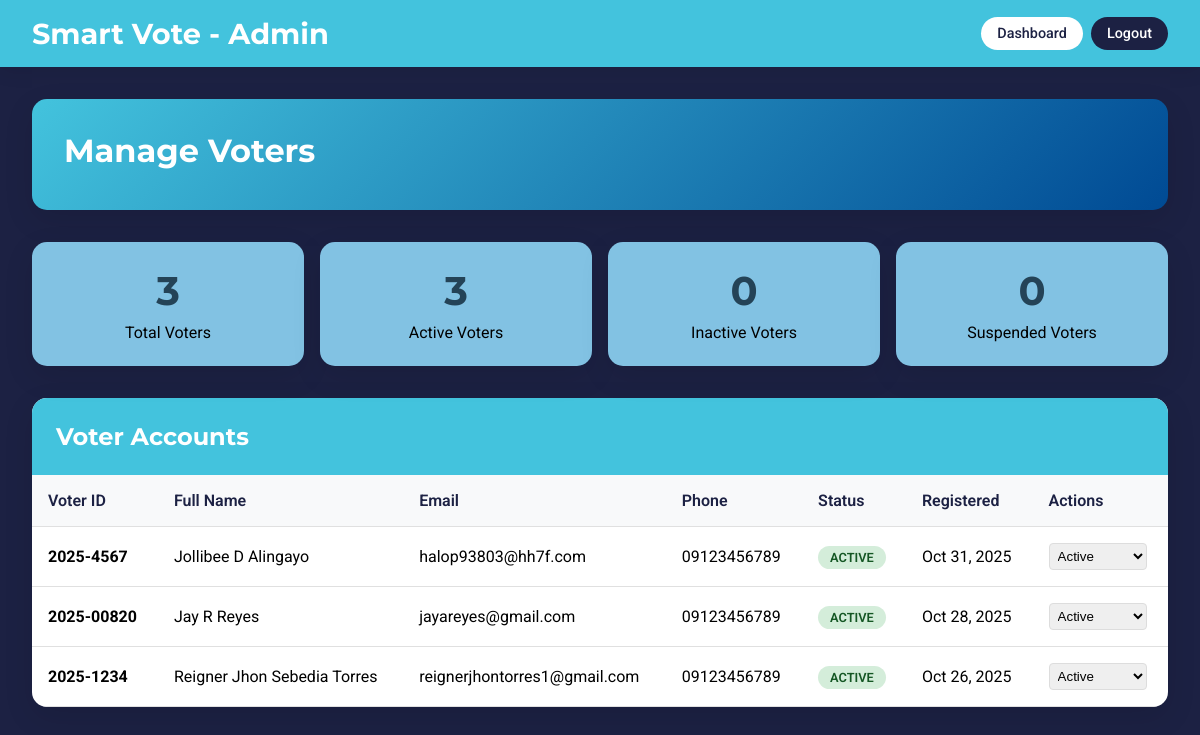
The app's page /admin_voters.php (signed in) with its own data.
### tables this page shows
CREATE TABLE `users` (
  `id` int(11) NOT NULL,
  `voter_id` varchar(50) NOT NULL,
  `first_name` varchar(50) NOT NULL,
  `middle_name` varchar(50) DEFAULT NULL,
  `last_name` varchar(50) NOT NULL,
  `suffix` varchar(10) DEFAULT NULL,
  `email` varchar(100) NOT NULL,
  `phone` varchar(20) DEFAULT NULL,
  `profile_picture` varchar(500) DEFAULT NULL,
  `password_hash` varchar(255) NOT NULL,
  `user_type` enum('student') NOT NULL DEFAULT 'student',
  `status` enum('active','inactive','suspended') DEFAULT 'active',
  `created_at` timestamp NOT NULL DEFAULT current_timestamp(),
  `updated_at` timestamp NOT NULL DEFAULT current_timestamp() ON UPDATE current_timestamp()
);

### classes/UserAuth.php (called while the page is built, shortened)
<?php
require_once 'config/database.php';
class UserAuth {
    private $conn;
    private $table_name = "users";
    public function __construct() {
        $database = new Database();
        $this->conn = $database->getConnection();
    }
    public function getAllUsers() {
        try {
            $query = "SELECT id, voter_id, first_name, middle_name, last_name, suffix, email, phone, profile_picture, user_type, status, created_at
                     FROM " . $this->table_name . " ORDER BY created_at DESC";
            $stmt = $this->conn->prepare($query);
            $stmt->execute();
            $users = $stmt->fetchAll();
            return $users;
        } catch (PDOException $e) {
            return [];
        }
    }
    private function getFullName($first_name, $middle_name, $last_name, $suffix) {
        $name_parts = [$first_name];
        if (!empty($middle_name)) {
            $name_parts[] = $middle_name;
        }
        $name_parts[] = $last_name;
        return implode(' ', $name_parts);
    }
}
?>

### config/database.php (called while the page is built, shortened)
<?php
class Database {
    private $host = 'localhost';
    private $db_name = 'SmartVoteDB';
    private $username = 'root';
    private $password = '';
    public function getConnection() {
        $this->conn = null;
        try {
            $this->conn = new PDO(
                "mysql:host=" . $this->host . ";dbname=" . $this->db_name . ";charset=utf8mb4",
                $this->username,
                $this->password,
                [
                    PDO::ATTR_ERRMODE => PDO::ERRMODE_EXCEPTION,
                    PDO::ATTR_DEFAULT_FETCH_MODE => PDO::FETCH_ASSOC,
                    PDO::ATTR_EMULATE_PREPARES => false
                ]
            );
        } catch(PDOException $exception) {
            echo "Connection error: " . $exception->getMessage();
        }
        return $this->conn;
    }
}
?>

### admin_voters.php (the view, shortened to what this page needs)
<?php
require_once 'config/database.php';
require_once 'classes/UserAuth.php';
$auth = new UserAuth();
$all_users = $auth->getAllUsers();
?>
<!DOCTYPE html>
<html lang="en">
<head>
</head>
<body>
    <nav class="navbar">
        <div class="nav-container">
            <div class="logo">Smart Vote - Admin</div>
            <div class="nav-buttons">
                <a href="admin_dashboard.php" class="nav-btn" style="background: white; color: #1c2143;">Dashboard</a>
                <a href="?logout=1" class="nav-btn logout-btn" onclick="return confirmLogout()">Logout</a>
            </div>
        </div>
    </nav>
    <div class="container">
        <div class="page-header">
            <h1>Manage Voters</h1>
        </div>
        <div class="stats-grid">
            <div class="stat-card">
                <div class="stat-number"><?php echo count($all_users); ?></div>
                <div class="stat-label">Total Voters</div>
            </div>
            <div class="stat-card">
                <div class="stat-number"><?php echo count(array_filter($all_users, function($u) { return $u['status'] === 'active'; })); ?></div>
                <div class="stat-label">Active Voters</div>
            </div>
            <div class="stat-card">
                <div class="stat-number"><?php echo count(array_filter($all_users, function($u) { return $u['status'] === 'inactive'; })); ?></div>
                <div class="stat-label">Inactive Voters</div>
            </div>
            <div class="stat-card">
                <div class="stat-number"><?php echo count(array_filter($all_users, function($u) { return $u['status'] === 'suspended'; })); ?></div>
                <div class="stat-label">Suspended Voters</div>
            </div>
        </div>
        <div class="users-table">
            <div class="table-header">
                <h2>Voter Accounts</h2>
            </div>
            <div class="table-container">
                <?php if (empty($all_users)): ?>
                    <div class="no-users">
                        <h3>No voters found</h3>
                        <p>No voter accounts have been registered yet.</p>
                    </div>
                <?php else: ?>
                    <table>
                        <thead>
                            <tr>
                                <th>Voter ID</th>
                                <th>Full Name</th>
                                <th>Email</th>
                                <th>Phone</th>
                                <th>Status</th>
                                <th>Registered</th>
                                <th>Actions</th>
                            </tr>
                        </thead>
                        <tbody>
                            <?php foreach ($all_users as $user): ?>
                                <tr>
                                    <td><strong><?php echo htmlspecialchars($user['voter_id']); ?></strong></td>
                                    <td><?php echo htmlspecialchars($user['full_name']); ?></td>
                                    <td><?php echo htmlspecialchars($user['email']); ?></td>
                                    <td><?php echo htmlspecialchars($user['phone'] ?: 'Not provided'); ?></td>
                                    <td>
                                        <span class="status-badge status-<?php echo $user['status']; ?>">
                                            <?php echo ucfirst($user['status']); ?>
                                        </span>
                                    </td>
                                    <td><?php echo date('M j, Y', strtotime($user['created_at'])); ?></td>
                                    <td>
                                        <form method="POST" action="" style="display: inline-block;">
                                            <select name="status" onchange="this.form.submit()" style="padding: 4px; border-radius: 4px; border: 1px solid #ddd;">
                                                <option value="active" <?php echo $user['status'] === 'active' ? 'selected' : ''; ?>>Active</option>
                                            </select>
                                        </form>
                                    </td>
                                </tr>
                            <?php endforeach; ?>
                        </tbody>
                    </table>
                <?php endif; ?>
            </div>
        </div>
    </div>
</body>
</html>

### admin_voters.php (style rules this page uses)
* { margin: 0; padding: 0; box-sizing: border-box; }
body { font-family: 'Roboto', sans-serif; background: #1c2143; min-height: 100vh; }
.navbar { background: #43c3dd; padding: 1rem 0; box-shadow: 0 2px 20px rgba(0, 0, 0, 0.1); position: sticky; top: 0; z-index: 1000; }
.nav-container { max-width: 1200px; margin: 0 auto; display: flex; justify-content: space-between; align-items: center; padding: 0 2rem; }
.logo { font-family: 'Montserrat', sans-serif; font-size: 1.8rem; font-weight: 700; color: white; }
.nav-buttons { display: flex; gap: 0.5rem; align-items: center; }
.nav-btn { padding: 8px 16px; border-radius: 20px; text-decoration: none; font-size: 0.9rem; font-weight: 500; transition: all 0.3s ease; }
.logout-btn { background: #1c2143; color: white; }
.container { max-width: 1200px; margin: 0 auto; padding: 2rem; }
.page-header { background: linear-gradient(135deg, #43c3dd, #004a94); color: white; padding: 2rem; border-radius: 15px; box-shadow: 0 10px 30px rgba(0, 0, 0, 0.1); margin-bottom: 2rem; }
.page-header h1 { font-family: 'Montserrat', sans-serif; font-size: 2rem; color: #ffffff; margin-bottom: 0.5rem; }
.stats-grid { display: grid; grid-template-columns: repeat(auto-fit, minmax(200px, 1fr)); gap: 1rem; margin-bottom: 2rem; }
.stat-card { background: #82C2E3; padding: 1.5rem; border-radius: 15px; box-shadow: 0 10px 30px rgba(0, 0, 0, 0.1); text-align: center; }
.stat-number { font-family: 'Montserrat', sans-serif; font-size: 2.5rem; font-weight: 700; color: #244357; margin-bottom: 0.5rem; }
.stat-label { color: black; font-size: 1rem; }
.users-table { background: white; border-radius: 15px; box-shadow: 0 10px 30px rgba(0, 0, 0, 0.1); overflow: hidden; }
.table-header { background: #43c3dd; color: white; padding: 1.5rem; }
.table-header h2 { font-family: 'Montserrat', sans-serif; font-size: 1.5rem; margin: 0; }
.table-container { overflow-x: auto; }
table { width: 100%; border-collapse: collapse; }
th, td { padding: 1rem; text-align: left; border-bottom: 1px solid #e0e0e0; }
th { background: #f8f9fa; font-weight: 600; color: #1c2143; }
.status-badge { padding: 4px 12px; border-radius: 20px; font-size: 0.8rem; font-weight: 600; text-transform: uppercase; }
.status-active { background: #d4edda; color: #155724; }

### records on screen
users: voter "2025-4567", full_name "Jollibee D Alingayo", email "halop93803@hh7f.com", phone "09123456789", status "ACTIVE", created_at "Oct 31, 2025", status "Active"
users: voter "2025-00820", full_name "Jay R Reyes", email "jayareyes@gmail.com", phone "09123456789", status "ACTIVE", created_at "Oct 28, 2025", status "Active"
users: voter "2025-1234", full_name "Reigner Jhon Sebedia Torres", email "reignerjhontorres1@gmail.com", phone "09123456789", status "ACTIVE", created_at "Oct 26, 2025", status "Active"

### other values on screen
count($all_users) "3"
